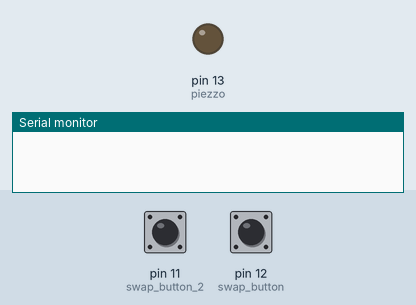
A sketch run on a simulated Arduino Uno, built with avr-gcc and run on an emulated ATmega328P. On the bench: output pins drawn as LEDs (lit = HIGH), the last lines printed to the serial monitor. Dashed ring = blinking. The inputs (shaded band) are chosen by the test bench; at power-on: pin 12 (swap_button) HIGH, pin 11 (swap_button_2) HIGH.

Above: at 1.2 s.
1.3 s: pin 12 (swap_button) pulled LOW for 3.2 s
At 4.1 s:
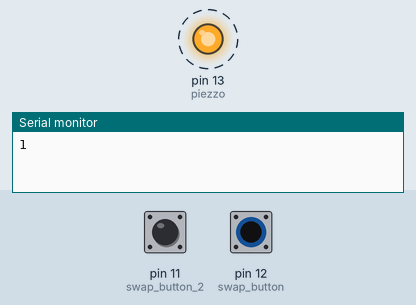
6.0 s: pin 11 (swap_button_2) pulled LOW for 3.2 s
At 10.3 s:
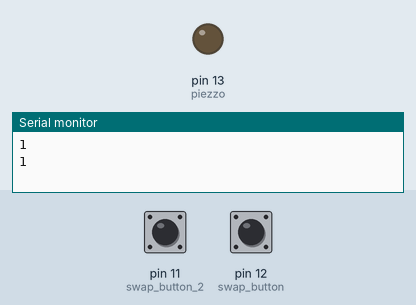
Timing chart, 0 to 11.8 s (numbered marks = the images above; inputs shaded):
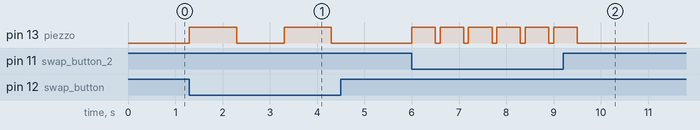

Measured:
- after the input at 1.3 s, pin 13 (piezzo): alternates HIGH for 1.0 s and LOW for 1.0 s, starting at once
- after the input at 6.0 s, pin 13 (piezzo): alternates HIGH for 0.50 s and LOW for 0.10 s, 12 changes in all, then stays LOW, starting at once

The sketch:

main.ino
```cpp
/*
 * Created 05/06/2021
 */

int piezzo = 13;
int swap_button = 12;
int swap_button_2 = 11;

int alarm_seconds;

void setup() {
  	pinMode(piezzo, OUTPUT);
  	pinMode(swap_button, INPUT_PULLUP);
  	pinMode(swap_button_2, INPUT_PULLUP);

  	Serial.begin(9600);
}

void loop() {
  	if (digitalRead(swap_button) == LOW) {
    	alarm(piezzo, 1);
  	}

  	if (digitalRead(swap_button_2) == LOW) {
  		dot(piezzo);
  	}
}

void dot(int PIN_NAME) {
	digitalWrite(PIN_NAME, HIGH);
  	delay(500);

  	digitalWrite(PIN_NAME, LOW);
  	delay(100);
}

void alarm(int PIN_NAME, int SECOND) {
  	alarm_seconds = SECOND;
  	digitalWrite(PIN_NAME, HIGH);
  	delay(SECOND * 1000);

  	digitalWrite(PIN_NAME, LOW);
  	delay(SECOND * 1000);

  	Serial.println(get_second());
}

int get_second() {
  	return alarm_seconds;
}
```
